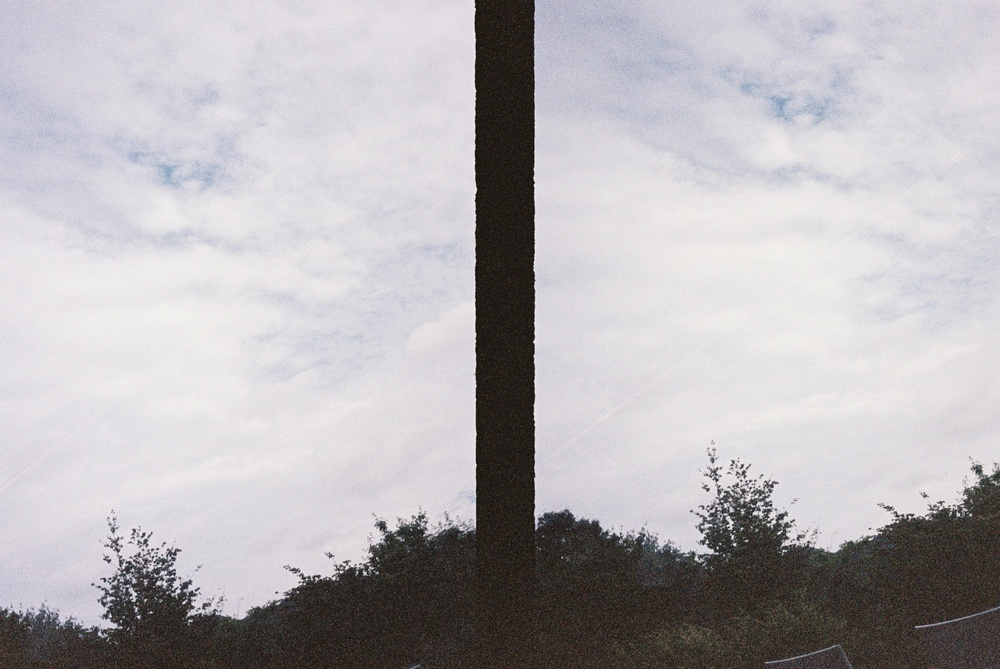
#> input picture input/sample.jpg, 1000 x 669 px, shrunk from 3035 x 2031 before the run; its folder holds only this picture in this run
$ python image_splitter.py
#> lines starting #> are read from the running program, lines starting #| are printed output that depends on the picture
import cv2
import os
from pathlib import Path


def image_seperator(_image_path):
    # 원본 이미지를 불러오고, 원본은 별도로 보존
    original_img = cv2.imread(_image_path)
#> original_img is the input picture: shape (669, 1000, 3); mean B, G, R 181.7, 178.7, 181.6
    if original_img is None:
        print("이미지를 불러올 수 없습니다.")
        exit(1)
    img = original_img.copy()  # 작업용 이미지

    # 전체 이미지 크기
    height, width = img.shape[:2]
#> height = 669; width = 1000

    # 좌우 영역 설정
    # 이미지의 수직 크기를 1.5로 나눈 값이 분리 영역의 폭 (가로2:세로3 비율)
    crop_width = height / 1.5
#> crop_width = 446
    crop_width_half = crop_width / 2.0
#> crop_width_half = 223

    left_center = tol + crop_width_half  # 좌측 사진 중앙
#> left_center = 263
    right_center = width - ( tol + crop_width_half)  # 우측 사진 중앙
#> right_center = 737

    # 정수형 좌표 계산
    left_center_int = int(round(left_center))
#> left_center_int = 263
    right_center_int = int(round(right_center))
#> right_center_int = 737
    center_int = int(round(width / 2.0))
#> center_int = 500
    crop_width_int = int(round(crop_width))
#> crop_width_int = 446

    # 기준 선 그리기
    # 빨간 선: 좌측 및 우측 이미지의 중앙
    cv2.line(img, (left_center_int, 0), (left_center_int, height - 1), (0, 0, 255), 2)
    cv2.line(img, (right_center_int, 0), (right_center_int, height - 1), (0, 0, 255), 2)
    # 파란 선: 전체 중앙선 (검은 구분선의 평균 중앙점)
    cv2.line(img, (center_int, 0), (center_int, height - 1), (255, 0, 0), 2)
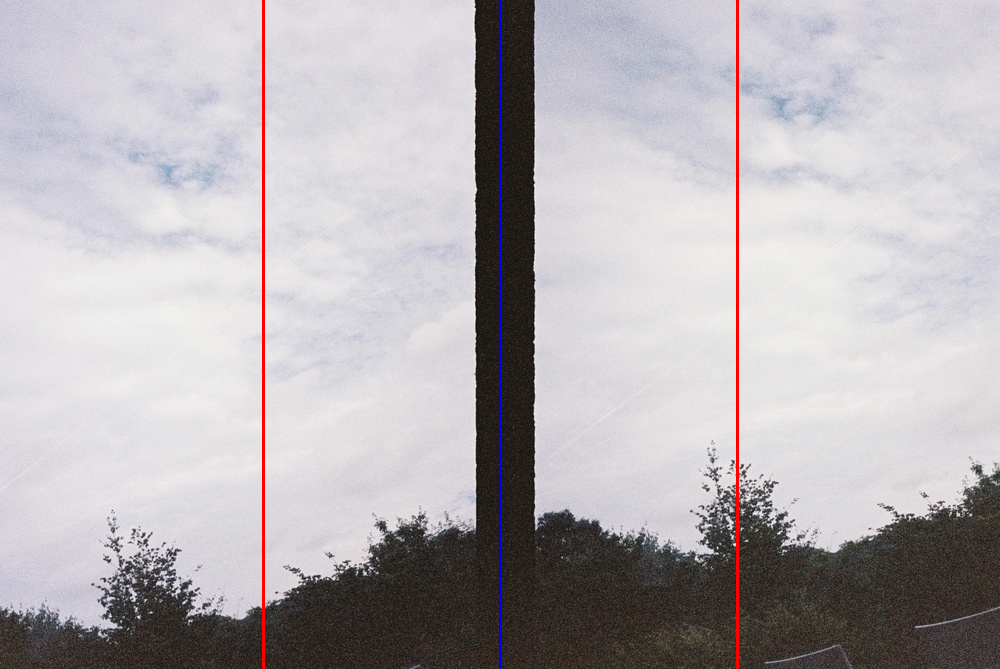
#> img: shape (669, 1000, 3); mean B, G, R 181.3, 177.5, 181.9

    # 좌측 영역: 중심은 left_center
    left_crop_x_start = tol
    left_crop_x_end = tol + crop_width_int
#> left_crop_x_end = 486

    # 우측 영역: 중심은 right_center
    right_crop_x_start = width - ( tol + crop_width_int)
#> right_crop_x_start = 514
    right_crop_x_end = width - tol
#> right_crop_x_end = 960

    # 노란색 반투명 사각형으로 영역 표시 (전체 높이 사용)
    overlay = img.copy()
    yellow = (0, 255, 255)  # BGR: 노란색
    alpha = 0.2  # 투명도 계수

    cv2.rectangle(overlay, (left_crop_x_start, 0), (left_crop_x_end, height), yellow, -1)
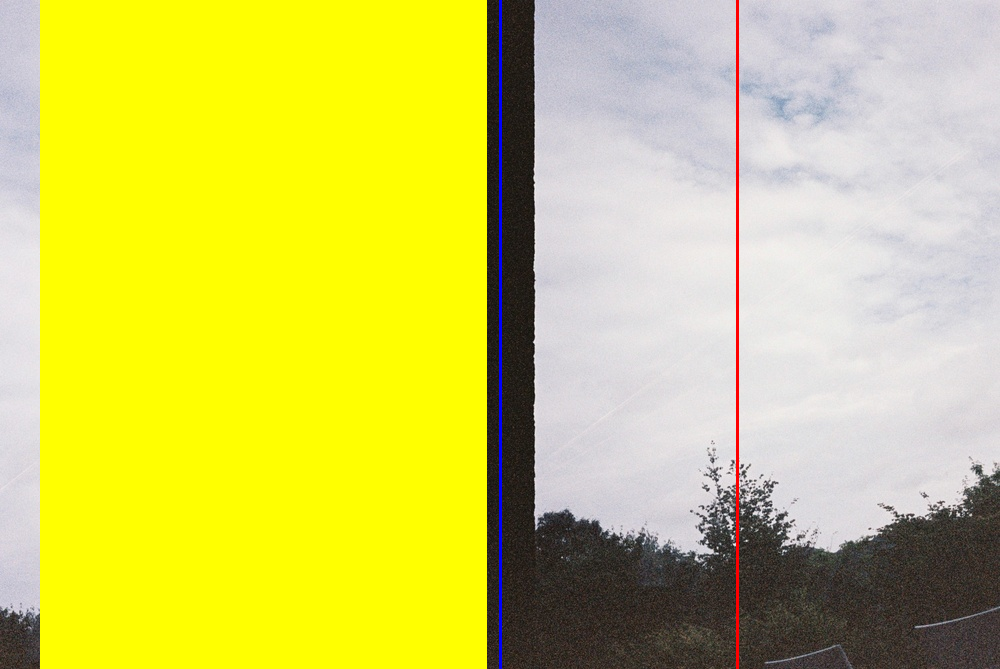
#> overlay: shape (669, 1000, 3); mean B, G, R 94.8, 206.7, 209.1
    cv2.rectangle(overlay, (right_crop_x_start, 0), (right_crop_x_end, height), yellow, -1)
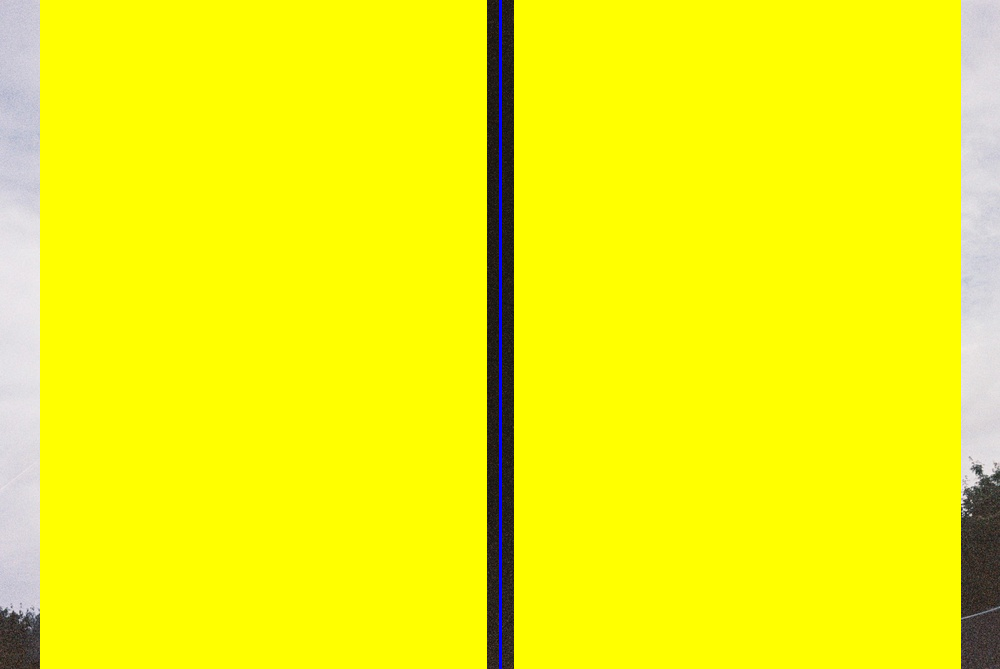
#> overlay: shape (669, 1000, 3); mean B, G, R 16.4, 243.3, 243.7

    # overlay와 원본 이미지 합성
    cv2.addWeighted(overlay, alpha, img, 1 - alpha, 0, img)
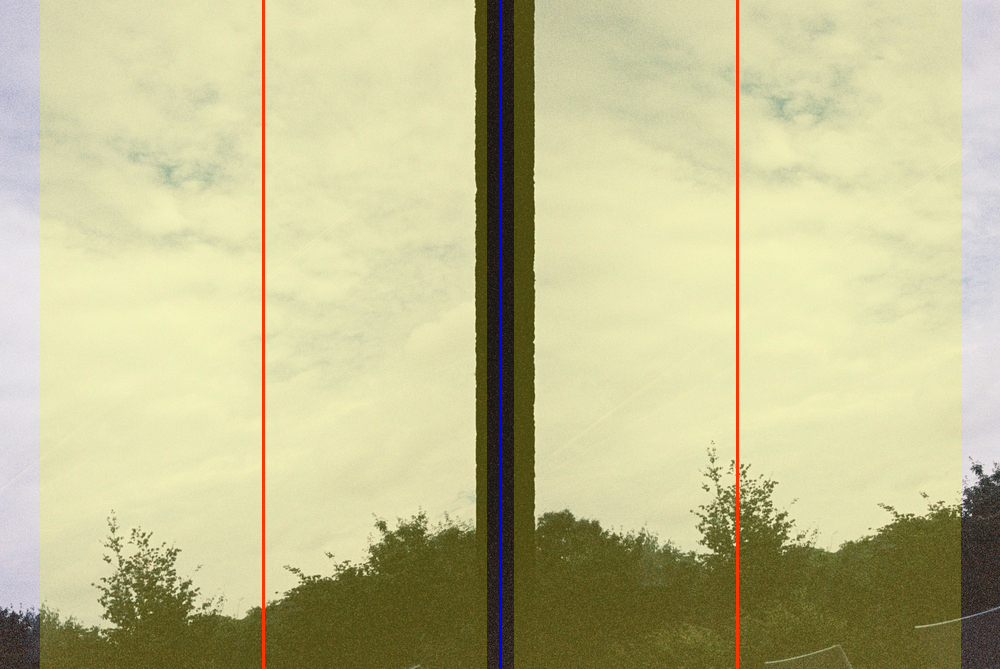
#> img: shape (669, 1000, 3); mean B, G, R 148.3, 190.7, 194.3

    # 결과(오버레이 포함) 이미지 저장
    _name, _ext = os.path.splitext(os.path.basename(_image_path))
    os.makedirs(overlay_output_path, exist_ok=True)  # 폴더가 없으면 생성 (이미 존재하면 오류 발생하지 않음)

    cv2.imwrite(os.path.join(overlay_output_path, f'{_name}_overlay.{_ext}'), img)
    print(f"overlay 이미지가 {overlay_output_path}에 저장되었습니다.")

    # 좌측과 우측 영역을 원본 이미지에서 잘라서 별도의 파일로 저장
    left_region = original_img[0:height, left_crop_x_start:left_crop_x_end]
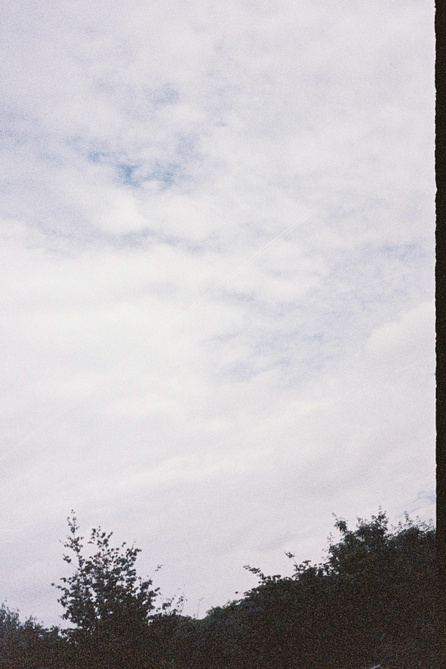
#> left_region: shape (669, 446, 3); mean B, G, R 195.2, 191.3, 194.2
    right_region = original_img[0:height, right_crop_x_start:right_crop_x_end]
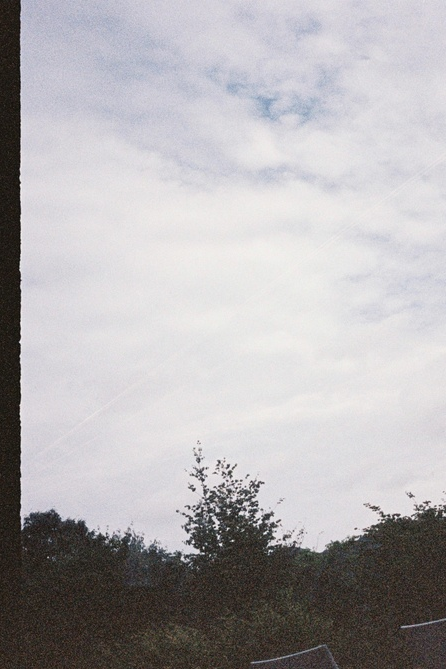
#> right_region: shape (669, 446, 3); mean B, G, R 176.6, 174.4, 177.1
    os.makedirs(split_output_path, exist_ok=True)  # 폴더가 없으면 생성 (이미 존재하면 오류 발생하지 않음)

    cv2.imwrite(os.path.join(split_output_path, f'{_name}_l.{_ext}'), left_region, [cv2.IMWRITE_JPEG_QUALITY, 100])
    print(f"좌측 영역 이미지가 {split_output_path}에 저장되었습니다.")
    cv2.imwrite(os.path.join(split_output_path, f'{_name}_r.{_ext}'), right_region, [cv2.IMWRITE_JPEG_QUALITY, 100])
    print(f"우측 영역 이미지가 {split_output_path}에 저장되었습니다.")


if __name__ == '__main__':
    image_path = './input'  # 원본 이미지 파일 경로
    overlay_output_path = './output_overlay'  # 결과(오버레이 포함) 이미지 저장 경로
    split_output_path = './output'

    # 좌/우측 offset량 설정 (px)
    tol = 40

    folder = Path(image_path)  # 검색할 폴더 경로
    # 폴더 내의 파일들 중 확장자가 .jpg (대소문자 상관없이) 인 파일 선택
    files = [f for f in folder.iterdir() if f.is_file() and f.suffix.lower() == '.jpg']
    files = sorted(files)

    print(files)
    for file in files:
        print(file)
        image_seperator(file)
